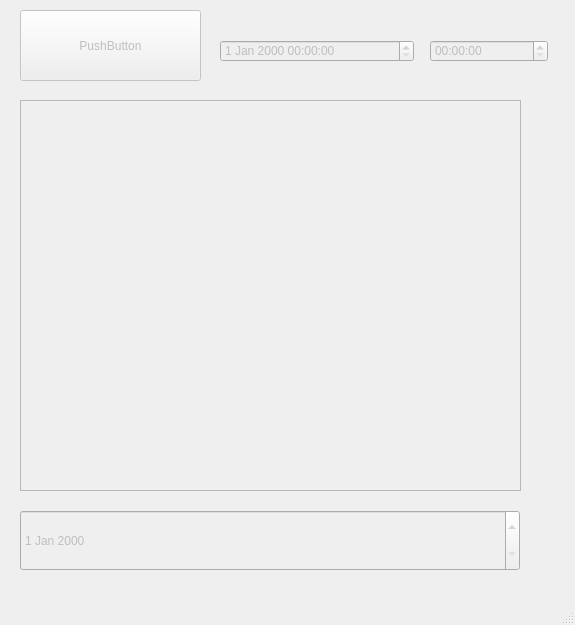
<?xml version="1.0" encoding="UTF-8"?>
<ui version="4.0">
 <class>MainWindow</class>
 <widget class="QMainWindow" name="MainWindow">
  <property name="enabled">
   <bool>false</bool>
  </property>
  <property name="geometry">
   <rect>
    <x>0</x>
    <y>0</y>
    <width>575</width>
    <height>625</height>
   </rect>
  </property>
  <property name="maximumSize">
   <size>
    <width>800</width>
    <height>800</height>
   </size>
  </property>
  <property name="windowTitle">
   <string>MainWindow</string>
  </property>
  <widget class="QWidget" name="centralwidget">
   <widget class="QPushButton" name="pushButton">
    <property name="geometry">
     <rect>
      <x>20</x>
      <y>10</y>
      <width>181</width>
      <height>71</height>
     </rect>
    </property>
    <property name="text">
     <string>PushButton</string>
    </property>
   </widget>
   <widget class="QPlainTextEdit" name="plainTextEdit">
    <property name="geometry">
     <rect>
      <x>20</x>
      <y>100</y>
      <width>501</width>
      <height>391</height>
     </rect>
    </property>
   </widget>
   <widget class="QDateEdit" name="dateEdit">
    <property name="geometry">
     <rect>
      <x>20</x>
      <y>510</y>
      <width>500</width>
      <height>61</height>
     </rect>
    </property>
   </widget>
   <widget class="QDateTimeEdit" name="dateTimeEdit">
    <property name="geometry">
     <rect>
      <x>220</x>
      <y>40</y>
      <width>194</width>
      <height>22</height>
     </rect>
    </property>
   </widget>
   <widget class="QTimeEdit" name="timeEdit">
    <property name="geometry">
     <rect>
      <x>430</x>
      <y>40</y>
      <width>118</width>
      <height>22</height>
     </rect>
    </property>
   </widget>
  </widget>
  <widget class="QStatusBar" name="statusbar"/>
 </widget>
 <resources/>
 <connections/>
</ui>
